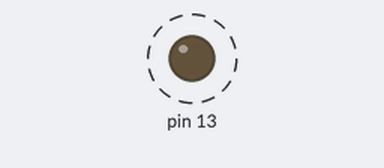
Bench run of a sketch on a simulated Arduino Uno, built with avr-gcc and run on an emulated ATmega328P. On the bench: output pins drawn as LEDs (lit = HIGH). Dashed ring = blinking.

Above: at 0.5 s.
Timing chart, 0 to 4.6 s (numbered marks = the images above):
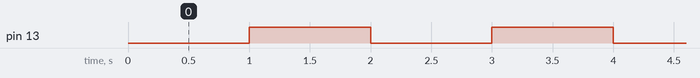

The sketch:

timer1_lib_test.ino
```cpp
#include "TimerOne.h"

void setup()
{
  pinMode(13, OUTPUT);
  Timer1.initialize(1000000);         // initialize timer1, and set a 1/2 second period
//  Timer1.pwm(9, 512);                // setup pwm on pin 9, 50% duty cycle
  Timer1.attachInterrupt(callback);  // attaches callback() as a timer overflow interrupt
}

void callback()
{
  digitalWrite(13, digitalRead(13) ^ 1);
}

void loop()
{
  // your program here...
}
```

Measured:
- by itself, pin 13: alternates HIGH for 1.0 s and LOW for 1.0 s
